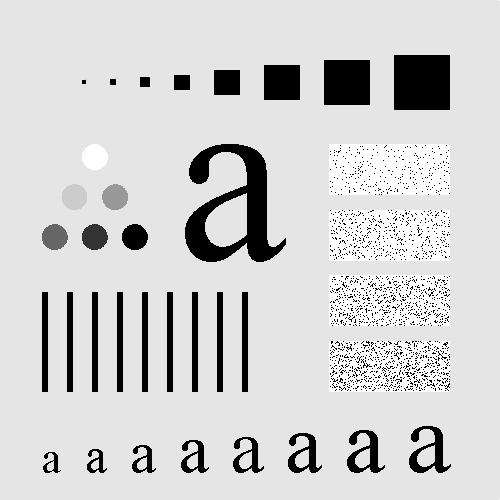
%> input picture Images/FiltIm.jpg, 500 x 500 px
$ octave Lab3.m   (GNU Octave 9; MATLAB toolbox functions it lacks are replaced by stand-ins)
%> lines starting %> are read from the running program, lines starting %| are printed output that depends on the picture
%% Part I
clear all
close all
clc

i = imread('C:\Users\user\Documents\MATLAB\Lab Image Processing\Images\FiltIm.jpg');
%> i is the input picture: size 500x500 uint8; min 0, max 255, mean 207.4
figure, imshow(i), title('FiltIm')

fi = fftshift(fft2(i));
fftshow(fi), title('FT')
%> (this line was passed over: fftshow is not available in this run)

ha = fspecial('gaussian',size(i),30);
h2 = fspecial('gaussian',size(i),100);
figure, imshow(ha,[]), title('Gaussian Filter') %[] bcz range is unknown

figure, mesh(abs(ha)), title('Shape of Gaussian Filter')
%> after `title('Shape of Gaussian Filter')`:
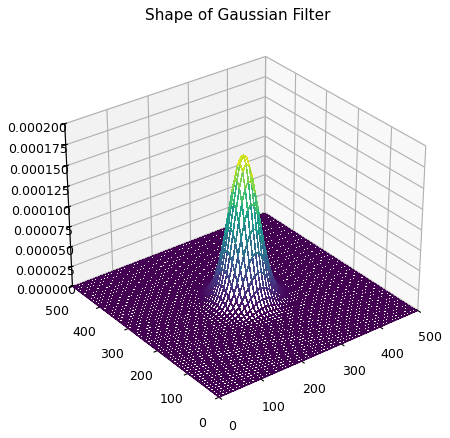
%> figure redrawn from the program's plot data

%d
close all
ga = fi .* ha;
fftshow(ga), title('Filtered Fourier')
%> (this line was passed over: fftshow is not available in this run)
ga = ifft2(ga);
figure, imshow(ga,[]), title('Filtered Image') %blurred image (smoothing of image)
%> after `imshow(ga,[])`:
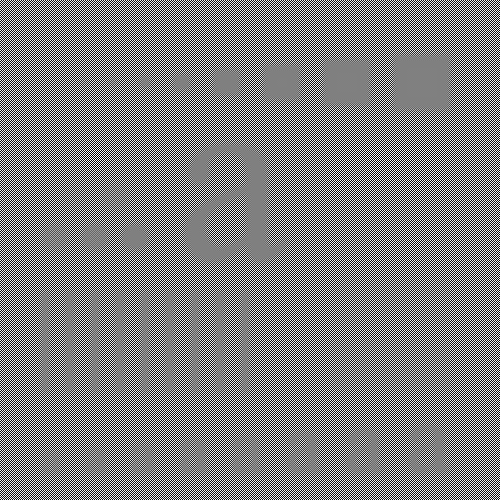
%> displayed picture: size 500x500, on the screen's scale of 0 to 255; min 0, max 255, mean 127.5

g2 = fi .* h2;
fftshow(g2), title('Filtered Fourier 2')
%> (this line was passed over: fftshow is not available in this run)
g2 = ifft2(g2);
figure, imshow(g2,[]), title('Filtered Image 2') %clearer than filtered image 1 bcz cut off freq >


%% Part II
clear all
close all
clc

i = imread('C:\Users\user\Documents\MATLAB\Lab Image Processing\Images\XRay.jpg');
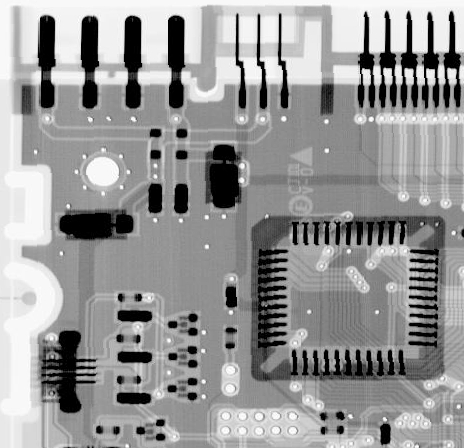
%> input picture Images/XRay.jpg, 464 x 448 px
%> i is the input picture: size 448x464 uint8; min 0, max 255, mean 150.8
figure, imshow(i), title('XRay')

j = imnoise(i,'salt & pepper',0.1);
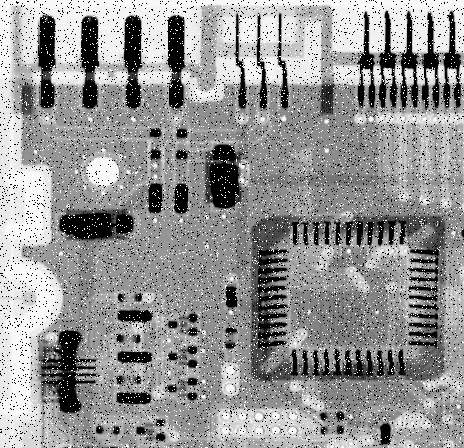
%> j: size 448x464 uint8; min 0, max 255, mean 148.4
figure, imshow(j), title('Noisy Image')

%d
ha = fspecial('average',[3 3]);
ga = imfilter(j,ha);
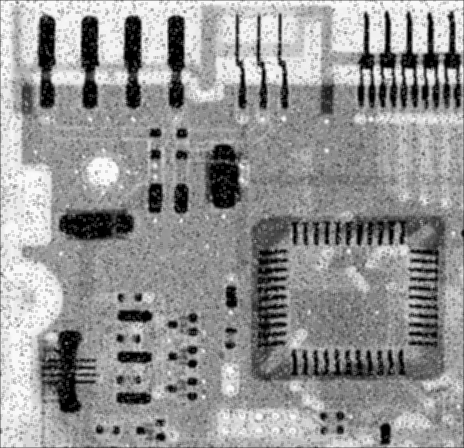
%> ga: size 448x464 uint8; min 0, max 251, mean 147.8
figure, imshow(ga), title('Average Filtered Image')

%e
gm = medfilt2(j,[3 3]);
figure, imshow(gm), title('Median Filtered Image')

k1 = medfilt2(ga,[3 3]);
figure, imshow(k1), title('Median Filter on Average Filtered Image')
k2 = medfilt2(k1,[3 3]);
figure, imshow(k2), title('Second Median Filter on Average Filtered Image')
